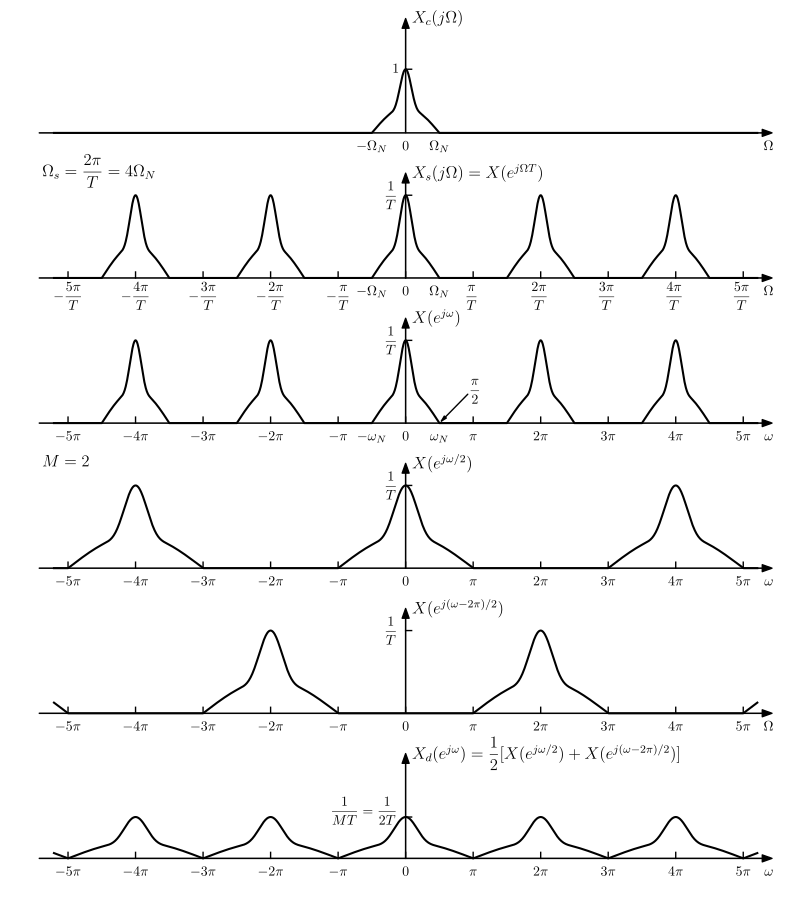

Reproduce this figure in Python.
import matplotlib.pyplot as plt
import numpy as np
import math

__author__ = 'ernesto'

# use latex
plt.rcParams['text.usetex'] = True
plt.rcParams['text.latex.preview'] = True
plt.rcParams['text.latex.preamble'] = [r'\usepackage{amsmath}']


# auxiliar function for plot ticks of equal length in x and y axis despite its scales.
def convert_display_to_data_coordinates(transData, length=10):
    # create a transform which will take from display to data coordinates
    inv = transData.inverted()
    # transform from display coordinates to data coordinates in x axis
    data_coords = inv.transform([(0, 0), (length, 0)])
    # get the length of the segment in data units
    yticks_len = data_coords[1, 0] - data_coords[0, 0]
    # transform from display coordinates to data coordinates in y axis
    data_coords = inv.transform([(0, 0), (0, length)])
    # get the length of the segment in data units
    xticks_len = data_coords[1, 1] - data_coords[0, 1]
    return xticks_len, yticks_len


def create_signal_spectrum(NomegaN):
    X = np.sqrt(np.hanning(2 * NomegaN + 1))
    Lh = round(NomegaN / 2)
    X[NomegaN - Lh: NomegaN + Lh + 1] = X[NomegaN - Lh: NomegaN + Lh + 1] + 1.5 * np.hanning(2 * Lh + 1) ** 2
    return X / np.amax(X)


def create_impulse_train_spectrum(Nomega, X, NomegaN, Nshift=0):
    # relleno de ceros para simplificar la construcción
    zpad = Nomega + 2 * NomegaN + 1
    Xs = np.zeros((Nfrec + 2 * zpad,))
    if0_aux = if0 + zpad
    # número de copias del espectro
    nc = math.ceil(((Nfrec - 1) / 2) / Nomega)
    for i in np.arange(-nc, nc + 1):
        # indice de la frecuencia central
        ic = if0_aux + i * Nomega + Nshift
        Xs[ic - NomegaN: ic + NomegaN + 1] += X
    # se elimina el relleno de ceros
    return Xs[zpad: Nfrec + zpad]

#
# Parámetros
#
# Períodos de muestreo
T = 0.05
# Frecuencia de muestreo
omega1 = 2 * math.pi / T
# rango de frecuencias del eje horizontal
fmin = -2.6 * omega1
fmax = 2.6 * omega1
# frecuencia máxima del espectro de la señal continua
omegaN = 0.25 * omega1
# cantidad de frecuencias en el eje horizontal
Nfrec = 2001
omega = np.linspace(fmin, fmax, Nfrec, endpoint=True)
# índice del elemento de frecuencia 0
if0 = int((Nfrec - 1) / 2)
# intervalo de frecuencia entre dos muestras en el eje horizontal
Domega = (fmax - fmin) / (Nfrec - 1)
# se redefine omega1, omega2 y omegaN para que sean
# un número entero de muestras de frecuencia
Nomega1 = 2 * round(omega1 / (2 * Domega))
omega1 = Nomega1 * Domega
NomegaN = round(omegaN / Domega)
omegaN = NomegaN * Domega

# Construcción del espectro
X = create_signal_spectrum(NomegaN)

# Construcción de Xc
Xc = np.zeros(omega.shape)
Xc[if0 - NomegaN: if0 + NomegaN + 1] = X

# Construcción de Xs
Xs = create_impulse_train_spectrum(Nomega1, X, NomegaN)

# Construcción del espectro de la señal submuestreada
M = 2
X = create_signal_spectrum(M * NomegaN)
Xsub1 = create_impulse_train_spectrum(M * Nomega1, X, M * NomegaN)
Xsub2 = create_impulse_train_spectrum(M * Nomega1, X, M * NomegaN, Nomega1)
# señal submuestreada
Xsub = create_impulse_train_spectrum(Nomega1, X, M * NomegaN)

# Gráficas

df = 15
xmin_ax = fmin - df
xmax_ax = fmax + df
ymin_ax =-0.1
ymax_ax = 1.8

display_length = 6
fontsize = 10
fontsize2 = 12
# x y ticks labels margin
xtm = -0.27
xtm2 = -0.35
ytm = 6
ytm2 = -6
grey = [0.7, 0.7, 0.7]
dymax = 0.15

fig = plt.figure(0, figsize=(9.5, 11), frameon=False)
### Xc(jw)
ax = plt.subplot2grid((6, 3), (0, 0), rowspan=1, colspan=3)
plt.xlim(xmin_ax, xmax_ax)
plt.ylim(ymin_ax, ymax_ax)
xtl, ytl = convert_display_to_data_coordinates(ax.transData, length=display_length)
plt.annotate("", xytext=(xmin_ax, 0), xycoords='data', xy=(xmax_ax, 0), textcoords='data',
             arrowprops=dict(width=0.1, headwidth=5, headlength=7, facecolor='black', shrink=0.002))
plt.annotate("", xytext=(0, 0), xycoords='data', xy=(0, ymax_ax), textcoords='data',
             arrowprops=dict(width=0.1, headwidth=5, headlength=7, facecolor='black', shrink=0.002))

plt.plot(omega, Xc, 'k-', lw=1.5)

# etiquetas
plt.text(0, xtm, '$0$', fontsize=fontsize, ha='center', va='baseline')
plt.text(-omegaN, xtm, '$-\Omega_N$', fontsize=fontsize, ha='center', va='baseline')
plt.text(omegaN, xtm, '$\Omega_N$', fontsize=fontsize, ha='center', va='baseline')
plt.text(xmax_ax, xtm, '$\Omega$', fontsize=fontsize, ha='right', va='baseline')
plt.plot([0, ytl], [1, 1], 'k-', lw=1)
plt.text(ytm2, 1, '$1$', fontsize=fontsize, ha='right', va='center')
plt.text(ytm, ymax_ax, '$X_c(j\Omega)$', fontsize=fontsize2, ha='left', va='center')
plt.axis('off')

### X_s(jw) con T1
Nomega = Nomega1
omega_a = omega1

nc = math.floor(((Nfrec - 1) / 2) / (Nomega / 2))
d_heigh = 1.3

ax = plt.subplot2grid((6, 3), (1, 0), rowspan=1, colspan=3)
plt.xlim(xmin_ax, xmax_ax)
plt.ylim(ymin_ax, ymax_ax)
# horizontal and vertical ticks length
plt.annotate("", xytext=(xmin_ax, 0), xycoords='data', xy=(xmax_ax, 0), textcoords='data',
             arrowprops=dict(width=0.1, headwidth=5, headlength=7, facecolor='black', shrink=0.002))
plt.annotate("", xytext=(0, 0), xycoords='data', xy=(0, ymax_ax - dymax), textcoords='data',
             arrowprops=dict(width=0.1, headwidth=5, headlength=7, facecolor='black', shrink=0.002))
plt.plot(omega, Xs * d_heigh, 'k-', lw=1.5)
# etiquetas de los ejes
for i in np.arange(-nc, nc + 1):
    omega_i = i * omega_a / 2
    plt.plot([omega_i, omega_i], [0, xtl], 'k-', lw=1)
    sg = '-' if i < 0 else ''
    if i == 0:
        plt.text(0, xtm, '$0$', fontsize=fontsize, ha='center', va='baseline')
    elif np.absolute(i) == 1:
        plt.text(omega_i, xtm2, '${}\dfrac{{\pi}}{{T}}$'.format(sg), fontsize=fontsize, ha='center', va='baseline')
    else:
        plt.text(omega_i, xtm2, '${}\dfrac{{{}\pi}}{{T}}$'.format(sg, np.absolute(i)),
                 fontsize=fontsize, ha='center', va='baseline')
plt.text(omegaN, xtm, '$\Omega_N$', fontsize=fontsize, ha='center', va='baseline')
plt.text(-omegaN, xtm, '$-\Omega_N$', fontsize=fontsize, ha='center', va='baseline')
plt.text(xmax_ax, xtm, '$\Omega$', fontsize=fontsize, ha='right', va='baseline')
plt.text(ytm2, d_heigh, '$\dfrac{1}{T}$', fontsize=fontsize, ha='right', va='center')
plt.plot([0, ytl], [d_heigh, d_heigh], 'k-', lw=1)
plt.text(ytm, ymax_ax - dymax, '$X_s(j\Omega)=X(e^{j\Omega T})$', fontsize=fontsize2, ha='left', va='center')
plt.text(xmin_ax + 4, ymax_ax- 0.2, '$\Omega_s=\dfrac{2\pi}{T}=4\Omega_N$',
         fontsize=fontsize2, ha='left', va='baseline')
plt.axis('off')

### X(e^{jw}) con T1
ax = plt.subplot2grid((6, 3), (2, 0), rowspan=1, colspan=3)
plt.xlim(xmin_ax, xmax_ax)
plt.ylim(ymin_ax, ymax_ax)
# horizontal and vertical ticks length
xtl, ytl = convert_display_to_data_coordinates(ax.transData, length=display_length)
plt.annotate("", xytext=(xmin_ax, 0), xycoords='data', xy=(xmax_ax, 0), textcoords='data',
             arrowprops=dict(width=0.1, headwidth=5, headlength=7, facecolor='black', shrink=0.002))
plt.annotate("", xytext=(0, 0), xycoords='data', xy=(0, ymax_ax - dymax), textcoords='data',
             arrowprops=dict(width=0.1, headwidth=5, headlength=7, facecolor='black', shrink=0.002))
plt.plot(omega, Xs * d_heigh, 'k-', lw=1.5)
# etiquetas de los ejes
for i in np.arange(-nc, nc + 1):
    omega_i = i * omega_a / 2
    plt.plot([omega_i, omega_i], [0, xtl], 'k-', lw=1)
    sg = '-' if i < 0 else ''
    if i == 0:
        plt.text(0, xtm, '$0$', fontsize=fontsize, ha='center', va='baseline')
    elif np.absolute(i) == 1:
        plt.text(omega_i, xtm, '${}\pi$'.format(sg), fontsize=fontsize, ha='center', va='baseline')
    else:
        plt.text(omega_i, xtm, '${}{}\pi$'.format(sg, np.absolute(i)), fontsize=fontsize, ha='center', va='baseline')
plt.text(-omegaN, xtm, '$-\omega_N$', fontsize=fontsize, ha='center', va='baseline')
plt.text(omegaN, xtm, '$\omega_N$', fontsize=fontsize, ha='center', va='baseline')
plt.text(xmax_ax, xtm, '$\omega$', fontsize=fontsize, ha='right', va='baseline')
plt.text(ytm2, d_heigh, '$\dfrac{1}{T}$', fontsize=fontsize, ha='right', va='center')
plt.plot([0, ytl], [d_heigh, d_heigh], 'k-', lw=1)
plt.text(ytm, ymax_ax - dymax, '$X(e^{j\omega})$', fontsize=fontsize2, ha='left', va='center')
plt.annotate('$\dfrac{\pi}{2}$', xytext=(2.1 * omegaN, 0.5), xycoords='data',
             xy=(omegaN, 0), textcoords='data', fontsize=fontsize, va="center", ha="center",
             arrowprops=dict(arrowstyle="-|>, head_width=0.1, head_length=0.4", facecolor='black', relpos=(0, 0.5),
                             patchA=None, patchB=None, shrinkA=3, shrinkB=0))
plt.axis('off')

### X(e^{jw/2})
ax = plt.subplot2grid((6, 3), (3, 0), rowspan=1, colspan=3)
plt.xlim(xmin_ax, xmax_ax)
plt.ylim(ymin_ax, ymax_ax)
# horizontal and vertical ticks length
xtl, ytl = convert_display_to_data_coordinates(ax.transData, length=display_length)
plt.annotate("", xytext=(xmin_ax, 0), xycoords='data', xy=(xmax_ax, 0), textcoords='data',
             arrowprops=dict(width=0.1, headwidth=5, headlength=7, facecolor='black', shrink=0.002))
plt.annotate("", xytext=(0, 0), xycoords='data', xy=(0, ymax_ax - dymax), textcoords='data',
             arrowprops=dict(width=0.1, headwidth=5, headlength=7, facecolor='black', shrink=0.002))
plt.plot(omega, Xsub1 * d_heigh, 'k-', lw=1.5)
# etiquetas de los ejes
for i in np.arange(-nc, nc + 1):
    omega_i = i * omega_a / 2
    plt.plot([omega_i, omega_i], [0, xtl], 'k-', lw=1)
    sg = '-' if i < 0 else ''
    if i == 0:
        plt.text(0, xtm, '$0$', fontsize=fontsize, ha='center', va='baseline')
    elif np.absolute(i) == 1:
        plt.text(omega_i, xtm, '${}\pi$'.format(sg), fontsize=fontsize, ha='center', va='baseline')
    else:
        plt.text(omega_i, xtm, '${}{}\pi$'.format(sg, np.absolute(i)), fontsize=fontsize, ha='center', va='baseline')
plt.text(xmax_ax, xtm, '$\omega$', fontsize=fontsize, ha='right', va='baseline')
plt.text(ytm2, d_heigh, '$\dfrac{1}{T}$', fontsize=fontsize, ha='right', va='center')
plt.plot([0, ytl], [d_heigh, d_heigh], 'k-', lw=1)
plt.text(ytm, ymax_ax - dymax, '$X(e^{j\omega/2})$', fontsize=fontsize2, ha='left', va='center')
plt.text(xmin_ax + 4, ymax_ax - 0.2, '$M=2$', fontsize=fontsize2, ha='left', va='baseline')
plt.axis('off')

### X(e^{j(w-2pi)/2})
ax = plt.subplot2grid((6, 3), (4, 0), rowspan=1, colspan=3)
plt.xlim(xmin_ax, xmax_ax)
plt.ylim(ymin_ax, ymax_ax)
# horizontal and vertical ticks length
xtl, ytl = convert_display_to_data_coordinates(ax.transData, length=display_length)
plt.annotate("", xytext=(xmin_ax, 0), xycoords='data', xy=(xmax_ax, 0), textcoords='data',
             arrowprops=dict(width=0.1, headwidth=5, headlength=7, facecolor='black', shrink=0.002))
plt.annotate("", xytext=(0, 0), xycoords='data', xy=(0, ymax_ax - dymax), textcoords='data',
             arrowprops=dict(width=0.1, headwidth=5, headlength=7, facecolor='black', shrink=0.002))
plt.plot(omega, Xsub2 * d_heigh, 'k-', lw=1.5)
# etiquetas de los ejes
for i in np.arange(-nc, nc + 1):
    omega_i = i * omega_a / 2
    plt.plot([omega_i, omega_i], [0, xtl], 'k-', lw=1)
    sg = '-' if i < 0 else ''
    if i == 0:
        plt.text(0, xtm, '$0$', fontsize=fontsize, ha='center', va='baseline')
    elif np.absolute(i) == 1:
        plt.text(omega_i, xtm, '${}\pi$'.format(sg), fontsize=fontsize, ha='center', va='baseline')
    else:
        plt.text(omega_i, xtm, '${}{}\pi$'.format(sg, np.absolute(i)), fontsize=fontsize, ha='center', va='baseline')
plt.text(xmax_ax, xtm, '$\Omega$', fontsize=fontsize, ha='right', va='baseline')
plt.text(ytm2, d_heigh, '$\dfrac{1}{T}$', fontsize=fontsize, ha='right', va='center')
plt.plot([0, ytl], [d_heigh, d_heigh], 'k-', lw=1)
plt.text(ytm, ymax_ax - dymax, '$X(e^{j(\omega-2\pi)/2})$', fontsize=fontsize2, ha='left', va='center')
plt.axis('off')

### Xd(e^{jw})
ax = plt.subplot2grid((6, 3), (5, 0), rowspan=1, colspan=3)
plt.xlim(xmin_ax, xmax_ax)
plt.ylim(ymin_ax, ymax_ax)
# horizontal and vertical ticks length
xtl, ytl = convert_display_to_data_coordinates(ax.transData, length=display_length)
plt.annotate("", xytext=(xmin_ax, 0), xycoords='data', xy=(xmax_ax, 0), textcoords='data',
             arrowprops=dict(width=0.1, headwidth=5, headlength=7, facecolor='black', shrink=0.002))
plt.annotate("", xytext=(0, 0), xycoords='data', xy=(0, ymax_ax - dymax), textcoords='data',
             arrowprops=dict(width=0.1, headwidth=5, headlength=7, facecolor='black', shrink=0.002))
plt.plot(omega, Xsub * d_heigh / M, 'k-', lw=1.5)
# etiquetas de los ejes
for i in np.arange(-nc, nc + 1):
    omega_i = i * omega_a / 2
    plt.plot([omega_i, omega_i], [0, xtl], 'k-', lw=1)
    sg = '-' if i < 0 else ''
    if i == 0:
        plt.text(0, xtm, '$0$', fontsize=fontsize, ha='center', va='baseline')
    elif np.absolute(i) == 1:
        plt.text(omega_i, xtm, '${}\pi$'.format(sg), fontsize=fontsize, ha='center', va='baseline')
    else:
        plt.text(omega_i, xtm, '${}{}\pi$'.format(sg, np.absolute(i)), fontsize=fontsize, ha='center', va='baseline')
plt.text(xmax_ax, xtm, '$\omega$', fontsize=fontsize, ha='right', va='baseline')
plt.text(ytm2, d_heigh / M + 0.1, '$\dfrac{1}{MT}=\dfrac{1}{2T}$', fontsize=fontsize, ha='right', va='center')
plt.plot([0, ytl], [d_heigh / M, d_heigh / M], 'k-', lw=1)
plt.text(ytm, ymax_ax - dymax, '$X_d(e^{j\omega})=\dfrac{1}{2}[X(e^{j\omega/2})+X(e^{j(\omega-2\pi)/2})]$',
         fontsize=fontsize2, ha='left', va='center')
plt.axis('off')

plt.savefig('sampling_subsampling_freq_domain.pdf', bbox_inches='tight')

plt.show()
